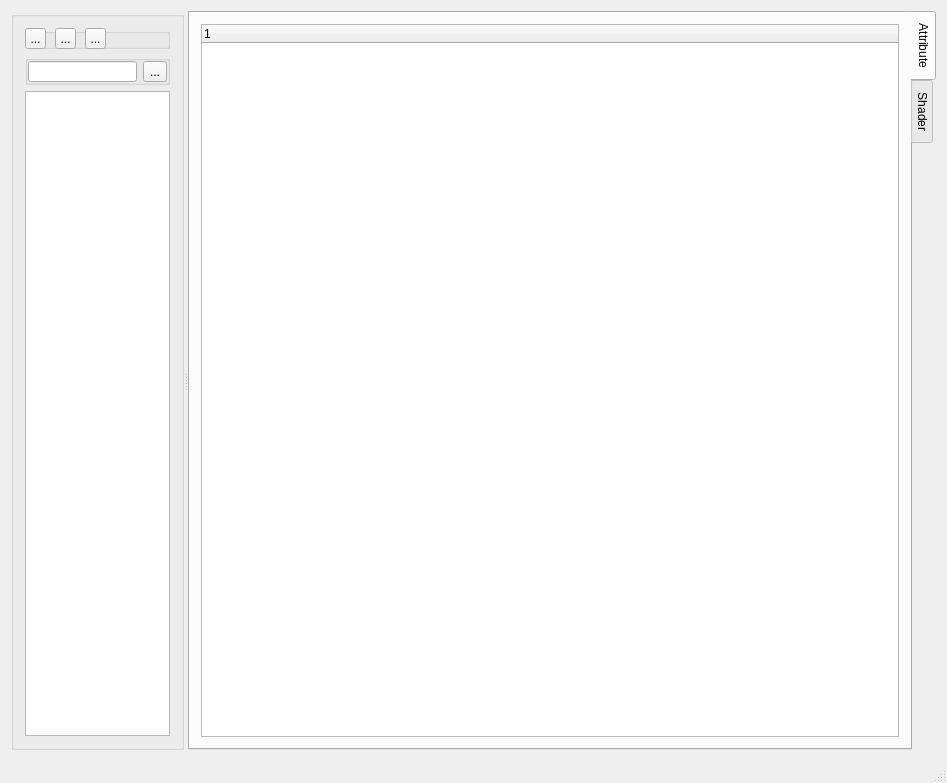
<?xml version="1.0" encoding="UTF-8"?>
<ui version="4.0">
 <class>QtGuiApplicationClass</class>
 <widget class="QMainWindow" name="QtGuiApplicationClass">
  <property name="geometry">
   <rect>
    <x>0</x>
    <y>0</y>
    <width>947</width>
    <height>783</height>
   </rect>
  </property>
  <property name="windowTitle">
   <string>QtGuiApplication</string>
  </property>
  <widget class="QWidget" name="centralWidget">
   <layout class="QHBoxLayout" name="horizontalLayout_3">
    <item>
     <widget class="QSplitter" name="splitter">
      <property name="orientation">
       <enum>Qt::Horizontal</enum>
      </property>
      <widget class="QGroupBox" name="groupBox_2">
       <property name="sizePolicy">
        <sizepolicy hsizetype="Preferred" vsizetype="Preferred">
         <horstretch>1</horstretch>
         <verstretch>0</verstretch>
        </sizepolicy>
       </property>
       <property name="title">
        <string/>
       </property>
       <layout class="QVBoxLayout" name="verticalLayout_2">
        <item>
         <widget class="QGroupBox" name="groupBox">
          <property name="sizePolicy">
           <sizepolicy hsizetype="Preferred" vsizetype="Fixed">
            <horstretch>0</horstretch>
            <verstretch>0</verstretch>
           </sizepolicy>
          </property>
          <property name="minimumSize">
           <size>
            <width>0</width>
            <height>21</height>
           </size>
          </property>
          <property name="maximumSize">
           <size>
            <width>16777215</width>
            <height>21</height>
           </size>
          </property>
          <property name="title">
           <string/>
          </property>
          <widget class="QToolButton" name="addPipeline">
           <property name="geometry">
            <rect>
             <x>0</x>
             <y>0</y>
             <width>21</width>
             <height>21</height>
            </rect>
           </property>
           <property name="text">
            <string>...</string>
           </property>
           <property name="icon">
            <iconset resource="pipeline_editor.qrc">
             <normaloff>:/image/misc/add.png</normaloff>:/image/misc/add.png</iconset>
           </property>
          </widget>
          <widget class="QToolButton" name="removePipeline">
           <property name="geometry">
            <rect>
             <x>30</x>
             <y>0</y>
             <width>21</width>
             <height>21</height>
            </rect>
           </property>
           <property name="text">
            <string>...</string>
           </property>
           <property name="icon">
            <iconset resource="pipeline_editor.qrc">
             <normaloff>:/image/misc/delete.png</normaloff>:/image/misc/delete.png</iconset>
           </property>
          </widget>
          <widget class="QToolButton" name="explorerPipeline">
           <property name="geometry">
            <rect>
             <x>60</x>
             <y>0</y>
             <width>21</width>
             <height>21</height>
            </rect>
           </property>
           <property name="text">
            <string>...</string>
           </property>
           <property name="icon">
            <iconset resource="pipeline_editor.qrc">
             <normaloff>:/image/misc/open.png</normaloff>:/image/misc/open.png</iconset>
           </property>
          </widget>
         </widget>
        </item>
        <item>
         <widget class="QGroupBox" name="groupBox_5">
          <property name="sizePolicy">
           <sizepolicy hsizetype="Preferred" vsizetype="Fixed">
            <horstretch>0</horstretch>
            <verstretch>0</verstretch>
           </sizepolicy>
          </property>
          <property name="minimumSize">
           <size>
            <width>0</width>
            <height>0</height>
           </size>
          </property>
          <property name="maximumSize">
           <size>
            <width>16777215</width>
            <height>30</height>
           </size>
          </property>
          <property name="title">
           <string/>
          </property>
          <property name="alignment">
           <set>Qt::AlignLeading|Qt::AlignLeft|Qt::AlignTop</set>
          </property>
          <layout class="QHBoxLayout" name="horizontalLayout_2">
           <property name="leftMargin">
            <number>0</number>
           </property>
           <property name="topMargin">
            <number>0</number>
           </property>
           <property name="rightMargin">
            <number>0</number>
           </property>
           <property name="bottomMargin">
            <number>0</number>
           </property>
           <item>
            <widget class="QLineEdit" name="pipelineNameEdit"/>
           </item>
           <item>
            <widget class="QToolButton" name="savePipeline">
             <property name="text">
              <string>...</string>
             </property>
             <property name="icon">
              <iconset resource="pipeline_editor.qrc">
               <normaloff>:/image/misc/save.png</normaloff>:/image/misc/save.png</iconset>
             </property>
            </widget>
           </item>
          </layout>
         </widget>
        </item>
        <item>
         <widget class="QListWidget" name="pipelineList"/>
        </item>
       </layout>
      </widget>
      <widget class="QTabWidget" name="tabWidget">
       <property name="sizePolicy">
        <sizepolicy hsizetype="Expanding" vsizetype="Expanding">
         <horstretch>4</horstretch>
         <verstretch>0</verstretch>
        </sizepolicy>
       </property>
       <property name="tabPosition">
        <enum>QTabWidget::East</enum>
       </property>
       <property name="currentIndex">
        <number>0</number>
       </property>
       <widget class="QWidget" name="tab1">
        <attribute name="title">
         <string>Attribute</string>
        </attribute>
        <layout class="QHBoxLayout" name="horizontalLayout_4">
         <item>
          <widget class="QTreeWidget" name="attributeTree">
           <column>
            <property name="text">
             <string/>
            </property>
           </column>
          </widget>
         </item>
        </layout>
       </widget>
       <widget class="QWidget" name="tab2">
        <attribute name="title">
         <string>Shader</string>
        </attribute>
        <layout class="QHBoxLayout" name="horizontalLayout">
         <item>
          <widget class="QGroupBox" name="groupBox_3">
           <property name="sizePolicy">
            <sizepolicy hsizetype="Preferred" vsizetype="Preferred">
             <horstretch>4</horstretch>
             <verstretch>0</verstretch>
            </sizepolicy>
           </property>
           <property name="title">
            <string/>
           </property>
           <layout class="QVBoxLayout" name="verticalLayout">
            <item>
             <widget class="QGroupBox" name="groupBox_4">
              <property name="sizePolicy">
               <sizepolicy hsizetype="Preferred" vsizetype="Fixed">
                <horstretch>0</horstretch>
                <verstretch>0</verstretch>
               </sizepolicy>
              </property>
              <property name="minimumSize">
               <size>
                <width>0</width>
                <height>21</height>
               </size>
              </property>
              <property name="maximumSize">
               <size>
                <width>16777215</width>
                <height>21</height>
               </size>
              </property>
              <property name="title">
               <string/>
              </property>
              <widget class="QToolButton" name="addStage">
               <property name="geometry">
                <rect>
                 <x>0</x>
                 <y>0</y>
                 <width>21</width>
                 <height>21</height>
                </rect>
               </property>
               <property name="text">
                <string>...</string>
               </property>
               <property name="icon">
                <iconset resource="pipeline_editor.qrc">
                 <normaloff>:/image/misc/add.png</normaloff>:/image/misc/add.png</iconset>
               </property>
              </widget>
              <widget class="QToolButton" name="removeStage">
               <property name="geometry">
                <rect>
                 <x>30</x>
                 <y>0</y>
                 <width>21</width>
                 <height>21</height>
                </rect>
               </property>
               <property name="text">
                <string>...</string>
               </property>
               <property name="icon">
                <iconset resource="pipeline_editor.qrc">
                 <normaloff>:/image/misc/delete.png</normaloff>:/image/misc/delete.png</iconset>
               </property>
              </widget>
              <widget class="QToolButton" name="saveStage">
               <property name="geometry">
                <rect>
                 <x>60</x>
                 <y>0</y>
                 <width>21</width>
                 <height>21</height>
                </rect>
               </property>
               <property name="text">
                <string>...</string>
               </property>
               <property name="icon">
                <iconset resource="pipeline_editor.qrc">
                 <normaloff>:/image/misc/save.png</normaloff>:/image/misc/save.png</iconset>
               </property>
              </widget>
              <widget class="QToolButton" name="toSpv">
               <property name="geometry">
                <rect>
                 <x>90</x>
                 <y>0</y>
                 <width>21</width>
                 <height>21</height>
                </rect>
               </property>
               <property name="text">
                <string>...</string>
               </property>
               <property name="icon">
                <iconset resource="pipeline_editor.qrc">
                 <normaloff>:/image/misc/spv.png</normaloff>:/image/misc/spv.png</iconset>
               </property>
              </widget>
              <widget class="QToolButton" name="explorerStage">
               <property name="geometry">
                <rect>
                 <x>120</x>
                 <y>0</y>
                 <width>21</width>
                 <height>21</height>
                </rect>
               </property>
               <property name="text">
                <string>...</string>
               </property>
               <property name="icon">
                <iconset resource="pipeline_editor.qrc">
                 <normaloff>:/image/misc/open.png</normaloff>:/image/misc/open.png</iconset>
               </property>
              </widget>
             </widget>
            </item>
            <item>
             <widget class="QSplitter" name="splitter_2">
              <property name="orientation">
               <enum>Qt::Vertical</enum>
              </property>
              <widget class="QTabWidget" name="stageTab">
               <property name="sizePolicy">
                <sizepolicy hsizetype="Expanding" vsizetype="Expanding">
                 <horstretch>0</horstretch>
                 <verstretch>3</verstretch>
                </sizepolicy>
               </property>
              </widget>
              <widget class="QTabWidget" name="bottomTab">
               <property name="sizePolicy">
                <sizepolicy hsizetype="Expanding" vsizetype="Expanding">
                 <horstretch>0</horstretch>
                 <verstretch>1</verstretch>
                </sizepolicy>
               </property>
              </widget>
             </widget>
            </item>
           </layout>
          </widget>
         </item>
        </layout>
       </widget>
      </widget>
     </widget>
    </item>
   </layout>
  </widget>
  <widget class="QMenuBar" name="menuBar">
   <property name="geometry">
    <rect>
     <x>0</x>
     <y>0</y>
     <width>947</width>
     <height>26</height>
    </rect>
   </property>
  </widget>
  <widget class="QStatusBar" name="statusBar"/>
 </widget>
 <layoutdefault spacing="6" margin="11"/>
 <resources>
  <include location="pipeline_editor.qrc"/>
 </resources>
 <connections/>
</ui>
